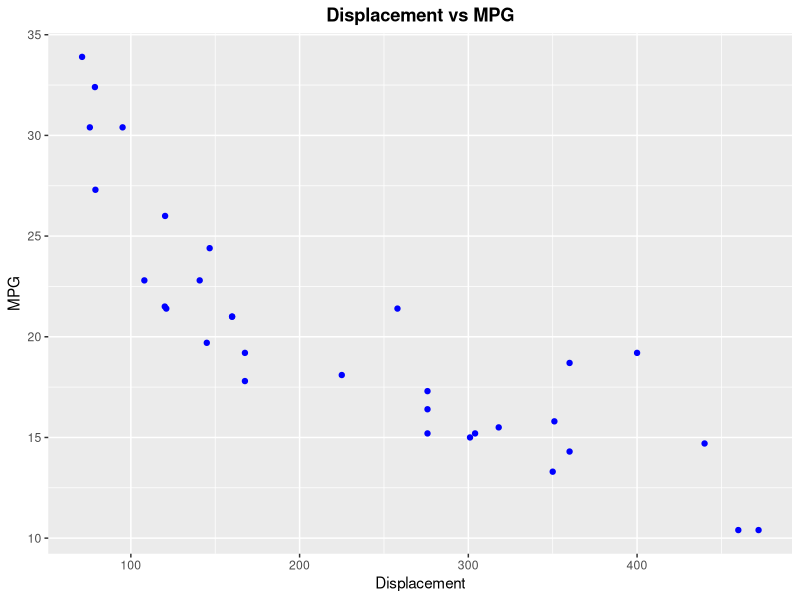

This chart was generated by the following R code:
## ---- chunk 1
knitr::opts_chunk$set(echo = TRUE)
library(dplyr)
library(ggplot2)
library(RColorBrewer)

theme_update(plot.title = element_text(hjust = 0.5, face = "bold"))
data(mtcars)
## ---- chunk 2
ggplot(data = mtcars, aes(x=disp,y=mpg)) +
  geom_point(color = 'blue') +
  labs(title = "Displacement vs MPG", x = "Displacement", y = "MPG")

